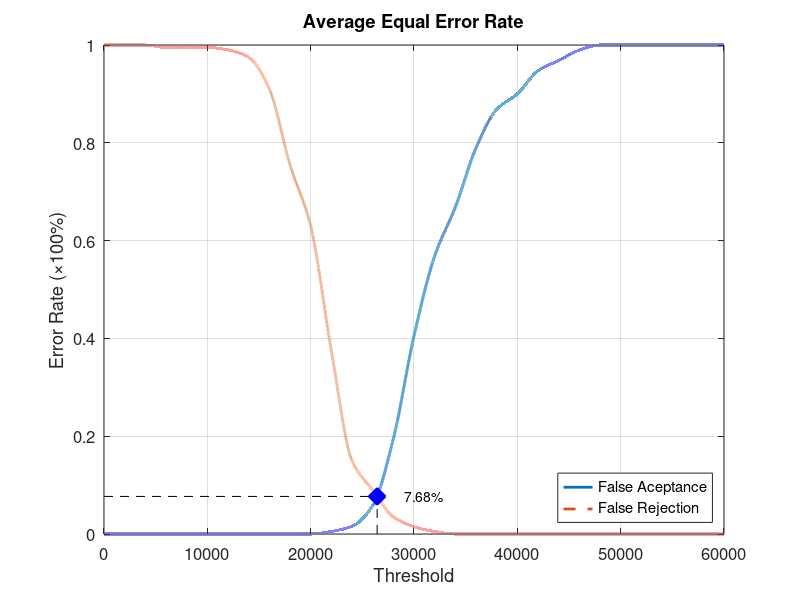
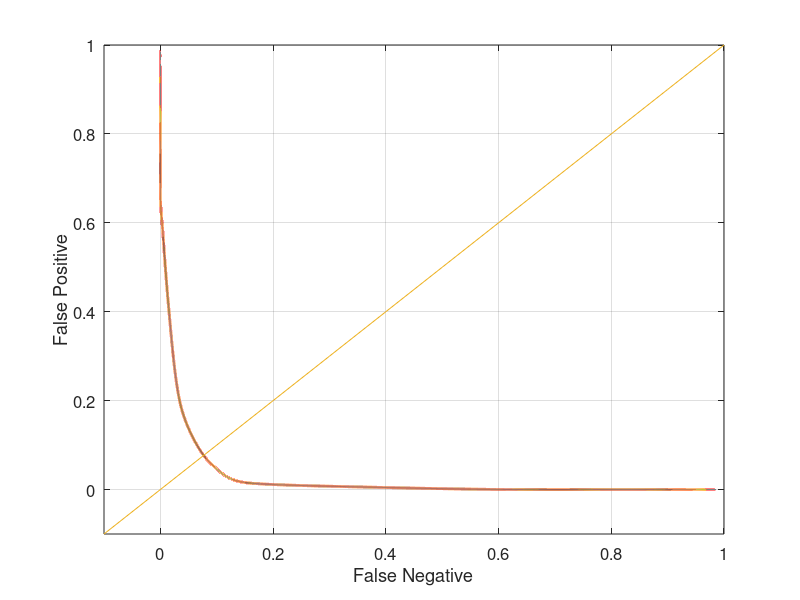

Source code (MATLAB) for these figures, in order:
function yEER = Database4_1
close all;
clear;
clc;
x = 0:2000:60000;
xq = 0:0.5:60000;

y0 = [0 0 0 0 0 0 0 0 0 0 0 0.00526316 0.0157895 0.0578947 0.194737 0.405263 0.568421 0.668421 0.789474 0.868421 0.9 0.947368 0.968421 0.989474 1 1 1 1 1 1 1];
yy0 = interp1(x, y0, xq, 'pchip');
y1 = [1 1 1 0.995 0.995 0.995 0.99 0.975 0.91 0.755 0.63 0.375 0.15 0.09 0.035 0.015 0.005 0 0 0 0 0 0 0 0 0 0 0 0 0 0];
yy1 = interp1(x, y1, xq, 'pchip');

% Calculating EER: 
y2 = abs(y0 - y1);
find(y2 == min(y2))
yy2 = abs(yy0 - yy1);
xEER = find(yy2 == min(yy2));
xEERIndex = xq(xEER) % X-axis EER
yEER = yy0(xEER) % Y-axis EER

main = figure
plot(xq, yy0,'-','LineWidth', 2);	hold on
plot(xq, yy1,'--','LineWidth', 2);	hold on
plot([xEERIndex xEERIndex], [0 yEER], 'k--');	hold on
plot([0 xEERIndex], [yEER yEER], 'k--');	hold on
plot(xEERIndex, yEER, 'bx', 'LineWidth', 10);	hold on
text(xEERIndex + 10 * xEERIndex / 100, yEER, [num2str(round((10000 * yEER)) / 100) '%'])
legend('False Aceptance', 'False Rejection', 'Location', 'SouthEast')
xlabel('Threshold')
ylabel('Error Rate (\times100%)')
title('Average Equal Error Rate')
set(gca, 'FontSize', 12)
axis([0 60000 0 1])
grid on

print(main, 'Database4_1Main', '-dpng');
FNRxFPR = figure('Color', [1 1 1]);
plot(yy1, yy0, '-', yy1, yy0, 'LineWidth', 2);
hold on
y = -0.1:0.1:1
plot(y, y); 
set(gca, 'FontSize', 12)
xlabel('False Negative')
ylabel('False Positive')
axis([-0.1 1 -0.1 1])
set(gca, 'FontSize', 12)
grid on

print(FNRxFPR, 'Database4_1FNRxFPR','-dpng');
end
